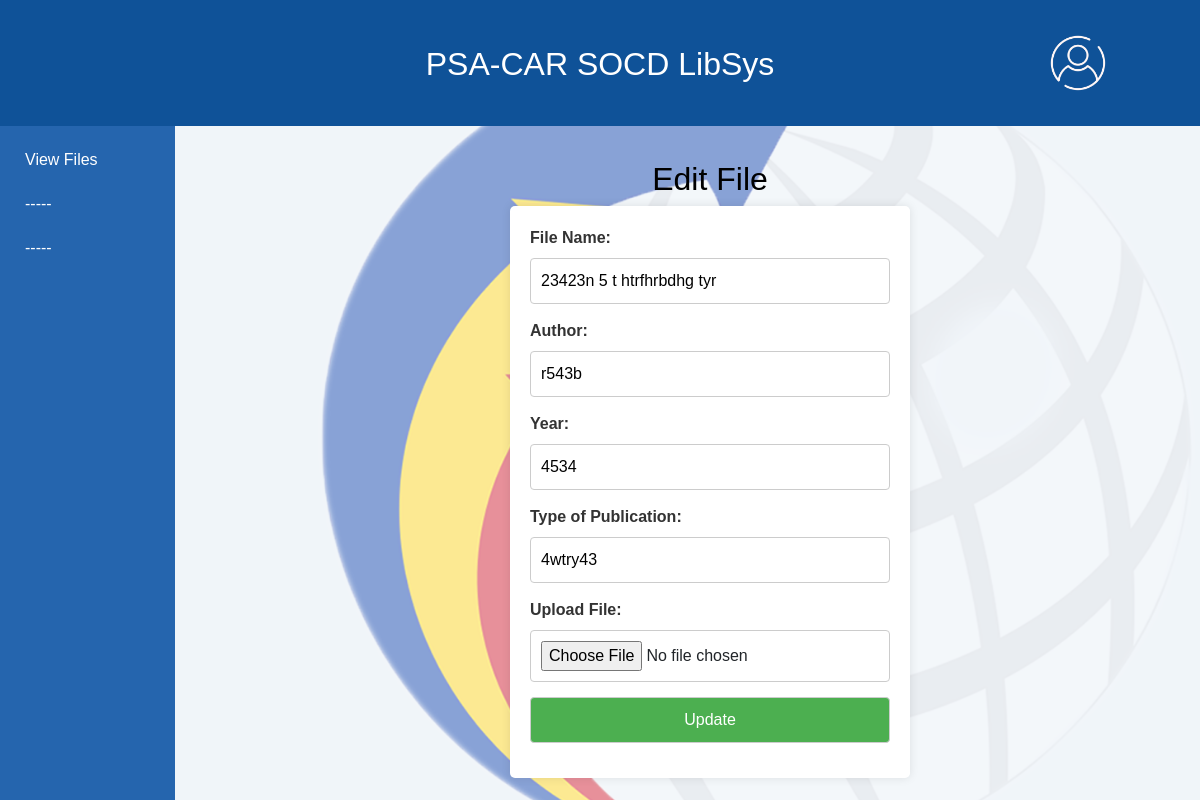
Page /employee/edit_files.php?id=24 on the earlier database version.
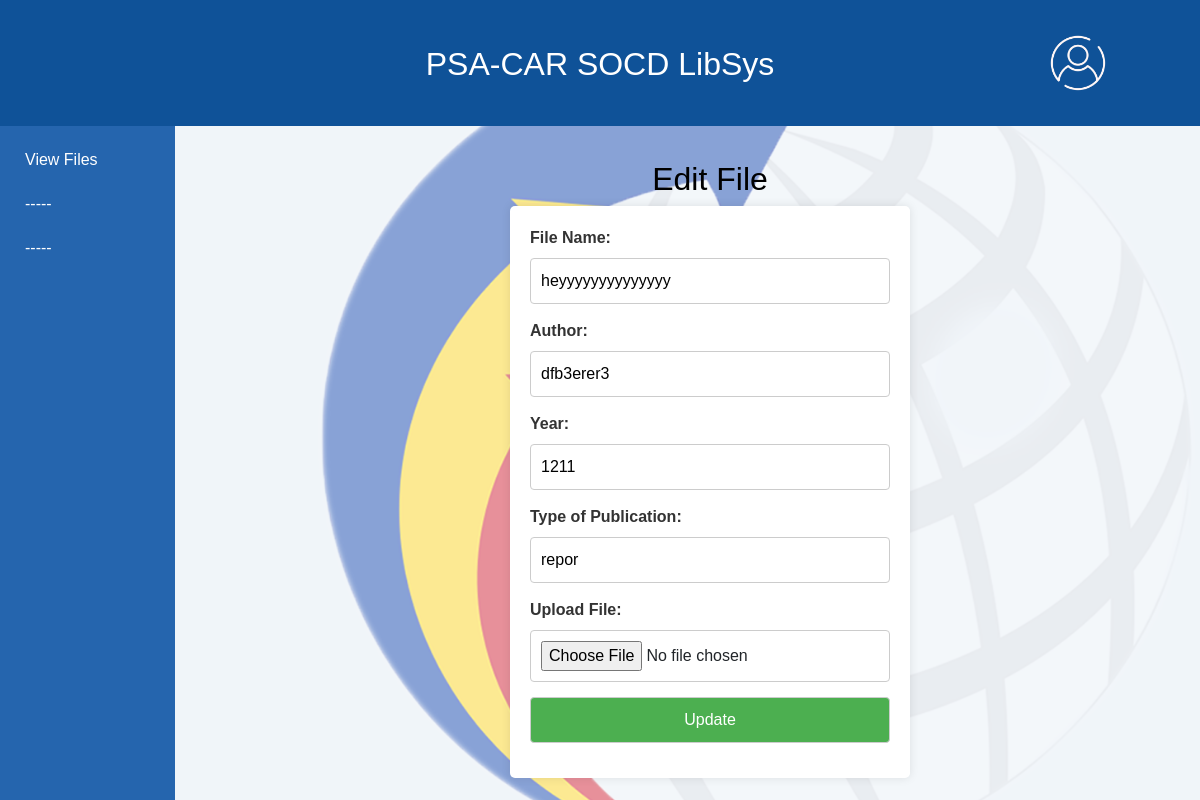
Same page on the later database version.
### tables this page shows
CREATE TABLE `Files` (
  `bid` int(100) NOT NULL,
  `name` varchar(100) NOT NULL,
  `author` varchar(100) NOT NULL,
  `year` varchar(100) NOT NULL,
  `type_of_publication` varchar(100) NOT NULL,
  `files` varchar(255) NOT NULL,
  `updated_at` timestamp NOT NULL DEFAULT current_timestamp() ON UPDATE current_timestamp()
);

### employee/edit_files.php (the view, shortened to what this page needs)
<?php
$servername = "localhost";
$username = "root";
$password = "";
$database = "file_inventory";
$conn = mysqli_connect($servername, $username, $password, $database);
$fileDetails = null;
if(isset($_GET['id'])) {
    $id = $_GET['id'];
    $result = mysqli_query($conn, "SELECT * FROM Files WHERE bid=$id");
    $fileDetails = mysqli_fetch_assoc($result);
}
?>
<!DOCTYPE html>
<html lang="en">
<head>
    <link rel="stylesheet" href="https://maxcdn.bootstrapcdn.com/bootstrap/4.5.2/css/bootstrap.min.css">
    <link rel="stylesheet" href="add_book.css">
</head>
<body>
    <div id="topbar">
        <h2>PSA-CAR SOCD LibSys</h2>
        <div class="dropdown">
            <img src="../ICON-4.png" alt="Dropdown Icon" width="68" height="68">
        </div>
    </div>
    <div id="sidebar">
        <div id="sidebar-content">
            <ul>
                <li><a href="../manage_files.php" class="sidebar-link" >View Files</a></li>
                <li><a href="" class="sidebar-link" >-----</a></li>
                <li><a href="" class="sidebar-link" >-----</a></li>
            </ul>
        </div>
    </div>
    <div id="content">
    <h2>Edit File</h2>
    <form action="" method="post" enctype="multipart/form-data">
        <label for="name">File Name:</label>
        <input type="text" id="name" name="name" value="<?php echo $fileDetails['name']; ?>" required>
        <label for="author">Author:</label>
        <input type="text" id="author" name="author" value="<?php echo $fileDetails['author']; ?>" required>
        <label for="year">Year:</label>
        <input type="number" id="year" name="year" value="<?php echo $fileDetails['year']; ?>" required>
        <label for="type_of_publication">Type of Publication:</label>
        <input type="text" id="type_of_publication" name="type_of_publication" value="<?php echo $fileDetails['type_of_publication']; ?>" required>
        <label for="file">Upload File:</label>
        <input type="file" id="file" name="file">
        <input type="submit" name="submit" value="Update">
    </form>
</div>
</body>
</html>

Differences in the rows shown:
changed files: name "23423n 5 t htrfhrbdhg tyr" → "heyyyyyyyyyyyyyy"; author "r543b" → "dfb3erer3"; year "4534" → "1211"; type_of_publication "4wtry43" → "repor"
